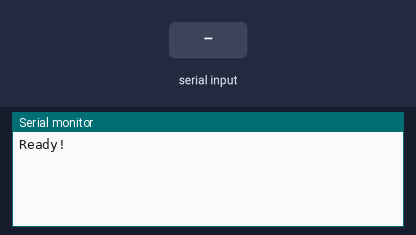
This sketch was run on a simulated Arduino Uno, built with avr-gcc and run on an emulated ATmega328P. On the bench: the last lines printed to the serial monitor. The test bench sets the inputs (shaded band).

Above: at 1.2 s.
1.3 s: "1" received over the second serial link
At 2.0 s:
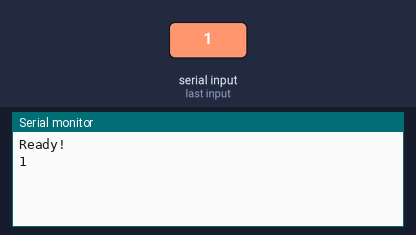
2.8 s: "0" received over the second serial link
At 4.3 s:
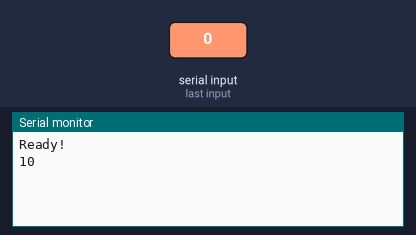

The sketch:

Bluetooth_Module_AT.ino
```cpp
#include <SoftwareSerial.h>

SoftwareSerial mySerial(10, 11); // Use 10 for RX, 11 for TX

void setup()
{
   Serial.begin(9600); //open up Serial communication and wait for information
   while (!Serial) {
    }

   Serial.println("Ready!");

   mySerial.begin(38400); //Set the data rate for the HC-05 Configuration, when in AT mode (comment out next line)
   //mySerial.begin(9600);//Use the following line when communicating Arduino-CHIP (comment out previous line)

}

void loop() // this is what facilitates the communication
{
   if (mySerial.available())
   Serial.write(mySerial.read());
   if (Serial.available())
   mySerial.write(Serial.read());
}
```

Measured:
- after the input at 1.3 s, the serial monitor: prints a new line at once (image 1)
- after the input at 2.8 s, the serial monitor: prints a new line at once (image 2)
